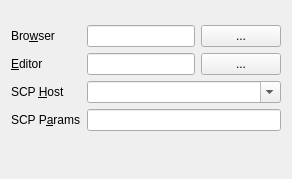
       <widget class="QWidget" name="tab_2">
        <layout class="QVBoxLayout" name="verticalLayout">
         <item>
          <spacer name="verticalSpacer_3">
           <property name="orientation">
            <enum>Qt::Vertical</enum>
           </property>
           <property name="sizeHint" stdset="0">
            <size>
             <width>20</width>
             <height>14</height>
            </size>
           </property>
          </spacer>
         </item>
         <item>
          <layout class="QFormLayout" name="formLayout_3">
           <property name="fieldGrowthPolicy">
            <enum>QFormLayout::ExpandingFieldsGrow</enum>
           </property>
           <item row="1" column="0">
            <widget class="QLabel" name="label_4">
             <property name="text">
              <string>Bro&amp;wser</string>
             </property>
             <property name="buddy">
              <cstring>editBrowser</cstring>
             </property>
            </widget>
           </item>
           <item row="1" column="1">
            <layout class="QHBoxLayout" name="horizontalLayout_2">
             <item>
              <widget class="QLineEdit" name="editBrowser"/>
             </item>
             <item>
              <widget class="QPushButton" name="buttonBrowser">
               <property name="text">
                <string>...</string>
               </property>
              </widget>
             </item>
            </layout>
           </item>
           <item row="2" column="0">
            <widget class="QLabel" name="label_6">
             <property name="text">
              <string>&amp;Editor</string>
             </property>
             <property name="buddy">
              <cstring>editEditor</cstring>
             </property>
            </widget>
           </item>
           <item row="2" column="1">
            <layout class="QHBoxLayout" name="horizontalLayout_4">
             <item>
              <widget class="QLineEdit" name="editEditor"/>
             </item>
             <item>
              <widget class="QPushButton" name="buttonEditor">
               <property name="text">
                <string>...</string>
               </property>
              </widget>
             </item>
            </layout>
           </item>
           <item row="3" column="0">
            <widget class="QLabel" name="label_8">
             <property name="text">
              <string>SCP &amp;Host</string>
             </property>
             <property name="buddy">
              <cstring>editScpHost</cstring>
             </property>
            </widget>
           </item>
           <item row="3" column="1">
            <widget class="QComboBox" name="editScpHost">
             <property name="sizePolicy">
              <sizepolicy hsizetype="Expanding" vsizetype="Fixed">
               <horstretch>0</horstretch>
               <verstretch>0</verstretch>
              </sizepolicy>
             </property>
             <property name="editable">
              <bool>true</bool>
             </property>
            </widget>
           </item>
           <item row="4" column="1">
            <widget class="QLineEdit" name="editScpParams"/>
           </item>
           <item row="4" column="0">
            <widget class="QLabel" name="label_7">
             <property name="text">
              <string>SCP P&amp;arams</string>
             </property>
             <property name="buddy">
              <cstring>editScpParams</cstring>
             </property>
            </widget>
           </item>
          </layout>
         </item>
         <item>
          <spacer name="verticalSpacer_4">
           <property name="orientation">
            <enum>Qt::Vertical</enum>
           </property>
           <property name="sizeHint" stdset="0">
            <size>
             <width>20</width>
             <height>37</height>
            </size>
           </property>
          </spacer>
         </item>
        </layout>
       </widget>
